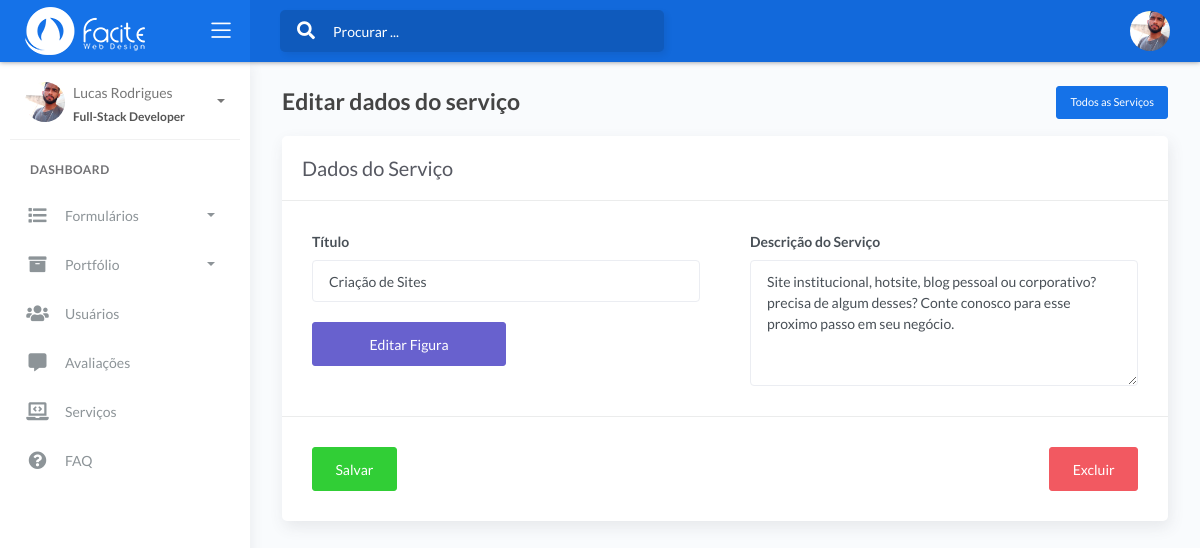
The app's page /facite42-pa/front/form_servico?acao=editar&id=13 (signed in) with its own data.
### tables this page shows
CREATE TABLE `usuario` (
  `id` int NOT NULL,
  `nome` varchar(50) NOT NULL,
  `email` varchar(50) NOT NULL,
  `genero` int NOT NULL,
  `usuario` varchar(50) NOT NULL,
  `cargo` varchar(50) NOT NULL,
  `telefone` varchar(20) DEFAULT NULL,
  `nascimento` date DEFAULT NULL,
  `senha` varchar(250) NOT NULL,
  `imagem` varchar(100) NOT NULL
);

CREATE TABLE `servico` (
  `id` int NOT NULL,
  `titulo` varchar(80) NOT NULL,
  `descricao` varchar(1000) NOT NULL,
  `imagem` varchar(100) NOT NULL
);

### facite42-pa/front/includes/funcoes.php (called while the page is built)
<?php
require_once "classes/Conexao.php";
require_once "classes/Usuario.php";
$conexao = new Conexao();
$usuario = new Usuario();
require_once "classes/UsuarioModel.php";
if (isset($_SESSION['id'])) {
    $id = $_SESSION['id'];
    $usuarioModel = new UsuarioModel($conexao, $usuario);
    $usuarioSessao = $usuarioModel->recuperaSessao($id);
}

### facite42-pa/front/classes/Conexao.php (called while the page is built, shortened)
<?php
class Conexao
{
	private $host;
	private $user;
	private $password;
	public function __construct() {
        $this->host = 'mysql:host=127.0.0.1;dbname=facitewebdesign';
		$this->user = 'facite42_root';
        $this->password = 'L1n@d141P4uceK';
	}
    public function conectar() {
    	try {
			$conexao = new PDO(
							$this->host,
							$this->user,
							$this->password,
							array(
								PDO::ATTR_ERRMODE => PDO::ERRMODE_EXCEPTION,
								PDO::MYSQL_ATTR_INIT_COMMAND => "SET NAMES utf8"
							)
						);
			return $conexao;
		} catch (PDOException $e) {
			echo 'Erro na conexao. Erro reportado: ' . $e->getMessage();
			exit;
		}
    }
}

### facite42-pa/front/classes/UsuarioModel.php (called while the page is built, shortened)
<?php
class UsuarioModel
{
    private $conexao;
    public function __construct(Conexao $conexao, Usuario $usuario)
    {
        $this->conexao = $conexao->conectar();
    }
    public function recuperaSessao($id)
    {
        $sql = "SELECT * FROM usuario WHERE id = {$id}";
        $stmt = $this->conexao->prepare($sql);
        $stmt->execute();
        return $stmt->fetch(PDO::FETCH_OBJ);
    }
}

### facite42-pa/front/classes/ServicoModel.php (called while the page is built, shortened)
<?php
class ServicoModel
{
    private $conexao;
    public function __construct(Conexao $conexao, Servico $servico)
    {
        $this->conexao = $conexao->conectar();
    }
    public function get($id)
    {
        $sql = "SELECT id, titulo, descricao, imagem FROM servico WHERE id = {$id}";
        $stmt = $this->conexao->prepare($sql);
        $stmt->execute();
        return $stmt->fetch(PDO::FETCH_OBJ);
    }
}

### facite42-pa/front/form_servico.php (the view, shortened to what this page needs)
<?php
include_once 'layouts/header.php';
include_once 'layouts/menu.php';
include_once 'classes/Servico.php';
include_once 'classes/ServicoModel.php';
include_once 'classes/Conexao.php';
$servico = new Servico();
$conexao = new Conexao();
if (isset($_GET['id'])) {
    $id = $_GET['id'];
    $servicoModel = new ServicoModel($conexao, $servico);
    $servico = $servicoModel->get($id);
}
?>
<div class="content">
    <div class="page-inner">
        <a class="btn btn-primary btn-sm" href="servico" style="float: right;">Todos as Serviços</a>
        <div class="page-header">
            <?php
            $titulo = ($_GET['acao'] == '' ? '<h4 class="page-title">Formulário de Serviços</h4>' : '<h4 class="page-title">Editar dados do serviço</h4>');
            echo $titulo;
            ?>
        </div>
        <div class="row">
            <div class="col-md-12">
                <form action="controllers/controleServico?acao=<?= ($servico->id != '' ? 'editar' : 'cadastrar') ?>" method="POST" enctype="multipart/form-data">
                    <div class="card">
                        <div class="card-header">
                            <div class="card-title">Dados do Serviço</div>
                        </div>
                        <div class="card-body">
                            <div class="row">
                                <div class="col-md-6 col-lg-6">
                                    <div class="form-group">
                                        <label for="titulo">Título</label>
                                        <input type="text" class="form-control" id="titulo" name="titulo" value="<?= ($servico->titulo != '' ? $servico->titulo : '') ?>">
                                    </div>
                                    <?php
                                    $imagem = ($_GET['acao'] == '' ? '<div class="form-group"><label for="exampleFormControlFile1">Figura do serviço (65x65)</label><input type="file" class="form-control-file" id="exampleFormControlFile1" name="imagem"></div>' : '<div class="form-group"><button type="button" style="width: 50%;" class="btn btn-secondary" data-toggle="modal" data-target="#editarImagem">Editar Figura</button></div>');
                                    echo $imagem;
                                    ?>
                                </div>
                                <div class="col-md-6 col-lg-6">
                                    <div class="form-group">
                                        <label for="descricao">Descrição do Serviço</label>
                                        <textarea class="form-control" id="descricao" name="descricao" rows="5"><?= ($servico->descricao != '' ? $servico->descricao : '') ?></textarea>
                                    </div>
                                </div>
                            </div>
                        </div>
                        <div class="card-action">
                            <button type="submit" class="btn btn-success">Salvar</button>
                            <?php
                                $excluir = ($_GET['acao'] != '' ? '<a style="float: right;" href="controllers/controleServico?acao=deletar&id=' . $servico->id . '" class="btn btn-danger">Excluir</a>' : '');
                                echo $excluir;
                            ?>
                        </div>
                    </div>
                </form>
            </div>
        </div>
    </div>
</div>
<?php
include_once 'layouts/footer.php';
?>

### facite42-pa/front/layouts/menu.php (shortened to what this page needs)
<body>
    <div class="wrapper">
        <div class="main-header">
            <div class="logo-header" data-background-color="blue">
                <a href="inicio" class="logo">
                    <img src="assets/img/logo.png" alt="navbar brand" class="navbar-brand">
                </a>
                <div class="nav-toggle">
                    <button class="btn btn-toggle toggle-sidebar">
                        <i class="icon-menu"></i>
                    </button>
                </div>
            </div>
            <nav class="navbar navbar-header navbar-expand-lg" data-background-color="blue2">
                <div class="container-fluid">
                    <div class="collapse" id="search-nav">
                        <form class="navbar-left navbar-form nav-search mr-md-3">
                            <div class="input-group">
                                <div class="input-group-prepend">
                                    <button type="submit" class="btn btn-search pr-1">
                                        <i class="fa fa-search search-icon"></i>
                                    </button>
                                </div>
                                <input type="text" placeholder="Procurar ..." class="form-control">
                            </div>
                        </form>
                    </div>
                    <ul class="navbar-nav topbar-nav ml-md-auto align-items-center">
                        <li class="nav-item dropdown hidden-caret">
                            <a class="dropdown-toggle profile-pic" data-toggle="dropdown" href="#" aria-expanded="false">
                                <div class="avatar-sm">
                                    <img src="assets/image/usuario/<?= ($usuarioSessao->imagem != '' && file_exists('assets/image/usuario/' . $usuarioSessao->imagem) ? $usuarioSessao->imagem : 'user.jpg') ?>" alt="..." class="avatar-img rounded-circle">
                                </div>
                            </a>
                        </li>
                    </ul>
                </div>
            </nav>
        </div>
        <div class="sidebar sidebar-style-2">
            <div class="sidebar-wrapper scrollbar scrollbar-inner">
                <div class="sidebar-content">
                    <div class="user">
                        <div class="avatar-sm float-left mr-2">
                            <img src="assets/image/usuario/<?= ($usuarioSessao->imagem != '' && file_exists('assets/image/usuario/' . $usuarioSessao->imagem) ? $usuarioSessao->imagem : 'user.jpg') ?>" alt="..." class="avatar-img rounded-circle">
                        </div>
                        <div class="info">
                            <a data-toggle="collapse" href="#collapseExample" aria-expanded="true">
                                <span>
                                    <?= $usuarioSessao->nome ?>
                                    <span class="user-level"><?= $usuarioSessao->cargo ?></span>
                                    <span class="caret"></span>
                                </span>
                            </a>
                        </div>
                    </div>
                    <ul class="nav nav-primary">
                        <li class="nav-section">
                            <h4 class="text-section">Dashboard</h4>
                        </li>
                        <li class="nav-item">
                            <a data-toggle="collapse" href="#forms">
                                <i class="fas fa-list"></i>
                                <p>Formulários</p>
                                <span class="caret"></span>
                            </a>
                        </li>
                        <li class="nav-item">
                            <a data-toggle="collapse" href="#portfolio">
                                <i class="fas fa-archive"></i>
                                <p>Portfólio</p>
                                <span class="caret"></span>
                            </a>
                        </li>
                        <li class="nav-item">
                            <a data-target="collapse" href="usuario">
                                <i class="fas fa-users"></i>
                                <p>Usuários</p>
                            </a>
                        </li>
                        <li class="nav-item">
                            <a data-target="collapse" href="avaliacao">
                                <i class="fas fa-comment-alt"></i>
                                <p>Avaliações</p>
                            </a>
                        </li>
                        <li class="nav-item">
                            <a data-target="collapse" href="servico">
                                <i class="fas fa-laptop-code"></i>
                                <p>Serviços</p>
                            </a>
                        </li>
                        <li class="nav-item">
                            <a data-target="collapse" href="faq">
                                <i class="fas fa-question-circle"></i>
                                <p>FAQ</p>
                            </a>
                        </li>
                    </ul>
                </div>
            </div>
        </div>
        <div class="main-panel">

### records on screen
usuario: imagem (picture), nome "Lucas Rodrigues", cargo "Full-Stack Developer"
servico: titulo "Criação de Sites", descricao "Site institucional, hotsite, blog pessoal ou corporativo? precisa de algum desses? Conte conosco para esse proximo passo em seu negócio."
